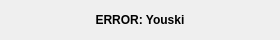
<?xml version="1.0" encoding="UTF-8"?>
<ui version="4.0">
 <class>dialog_Info</class>
 <widget class="QDialog" name="dialog_Info">
  <property name="geometry">
   <rect>
    <x>0</x>
    <y>0</y>
    <width>280</width>
    <height>40</height>
   </rect>
  </property>
  <property name="minimumSize">
   <size>
    <width>280</width>
    <height>40</height>
   </size>
  </property>
  <property name="maximumSize">
   <size>
    <width>280</width>
    <height>40</height>
   </size>
  </property>
  <property name="windowTitle">
   <string>Dialog</string>
  </property>
  <property name="layoutDirection">
   <enum>Qt::LeftToRight</enum>
  </property>
  <property name="autoFillBackground">
   <bool>true</bool>
  </property>
  <property name="styleSheet">
   <string notr="true"/>
  </property>
  <layout class="QVBoxLayout" name="verticalLayout">
   <item>
    <widget class="QLabel" name="label_Info">
     <property name="font">
      <font>
       <weight>75</weight>
       <bold>true</bold>
      </font>
     </property>
     <property name="text">
      <string>ERROR: Youski</string>
     </property>
     <property name="alignment">
      <set>Qt::AlignCenter</set>
     </property>
    </widget>
   </item>
  </layout>
 </widget>
 <resources/>
 <connections/>
</ui>
